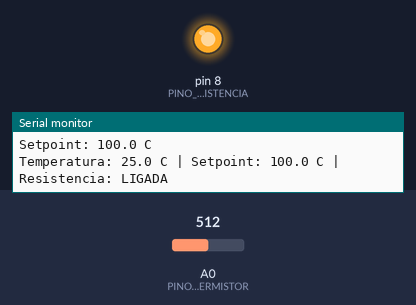
The sketch below on a simulated Arduino Uno, built with avr-gcc and run on an emulated ATmega328P. On the bench: output pins drawn as LEDs (lit = HIGH), the last lines printed to the serial monitor. The test bench sets the inputs (shaded band); at power-on: A0 (PINO_TERMISTOR) = 512.

Above: at 1.8 s.
1.9 s: A0 (PINO_TERMISTOR) set to 3
3.4 s: A0 (PINO_TERMISTOR) set to 0
At 4.3 s:
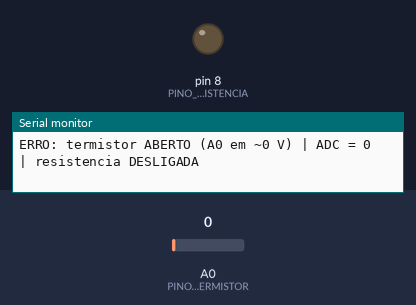
6.4 s: A0 (PINO_TERMISTOR) set to 35
At 7.6 s:
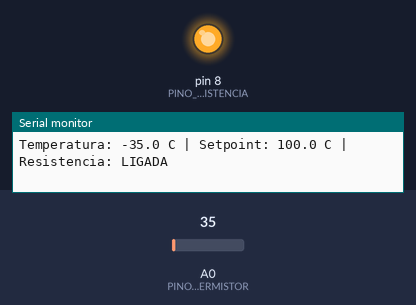
Timing chart, 0 to 9.4 s (numbered marks = the images above; inputs shaded):
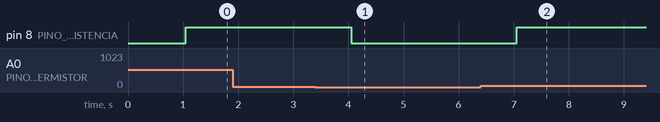

The sketch:

controle_resistencia.ino
```cpp
/*
 * Controle de temperatura de uma resistência com termistor NTC
 *
 * - Lê a temperatura de um termistor NTC e mostra no Monitor Serial.
 * - Mantém a resistência (aquecedor) em 100 °C usando controle
 *   liga/desliga com histerese, via relé, SSR ou MOSFET.
 *
 * Ligações (Arduino Uno/Nano):
 *
 *   5V ---[ NTC 10k ]---+---[ Resistor 10k ]--- GND
 *                       |
 *                       A0
 *
 *   Pino 8 ---> entrada do relé / SSR / gate do MOSFET que aciona a resistência
 *
 * Monitor Serial: 9600 baud.
 */

// ---------------- Pinos ----------------
const int PINO_TERMISTOR   = A0;
const int PINO_RESISTENCIA = 8;

// Se o seu módulo de relé liga com nível BAIXO (comum em módulos de relé),
// troque para true.
const bool RELE_ATIVO_EM_BAIXO = false;

// ---------------- Termistor ----------------
const float R_SERIE        = 10000.0;  // resistor fixo do divisor (ohms)
const float R_NOMINAL      = 10000.0;  // resistência do NTC a 25 °C (ohms)
const float T_NOMINAL      = 25.0;     // temperatura nominal (°C)
const float COEF_BETA      = 3950.0;   // coeficiente Beta do NTC (ver datasheet)
const int   NUM_AMOSTRAS   = 10;       // média de leituras para reduzir ruído

// ---------------- Controle ----------------
const float SETPOINT       = 100.0;    // temperatura desejada (°C)
const float HISTERESE      = 1.0;      // liga abaixo de 99 °C, desliga acima de 101 °C
const float TEMP_SEGURANCA = 120.0;    // acima disso a resistência é desligada por segurança

const unsigned long INTERVALO_MS = 1000;  // período de leitura/impressão

bool resistenciaLigada = false;
unsigned long ultimoTempo = 0;
float ultimoAdc = 0;  // última leitura bruta de A0 (0 a 1023), para diagnóstico

void acionarResistencia(bool ligar) {
  resistenciaLigada = ligar;
  bool nivel = RELE_ATIVO_EM_BAIXO ? !ligar : ligar;
  digitalWrite(PINO_RESISTENCIA, nivel ? HIGH : LOW);
}

// Retorna a temperatura em °C, ou NAN se o sensor estiver aberto/em curto.
float lerTemperatura() {
  long soma = 0;
  for (int i = 0; i < NUM_AMOSTRAS; i++) {
    soma += analogRead(PINO_TERMISTOR);
    delay(5);
  }
  float adc = (float)soma / NUM_AMOSTRAS;
  ultimoAdc = adc;

  // Leituras nos extremos indicam termistor desconectado ou em curto
  if (adc <= 1.0 || adc >= 1022.0) {
    return NAN;
  }

  // NTC no lado do 5V: Vout = 5V * R_SERIE / (R_SERIE + R_NTC)
  float rNtc = R_SERIE * (1023.0 / adc - 1.0);

  // Equação Beta: 1/T = 1/T0 + (1/B) * ln(R/R0)
  float tempK = 1.0 / (1.0 / (T_NOMINAL + 273.15) + log(rNtc / R_NOMINAL) / COEF_BETA);
  return tempK - 273.15;
}

void setup() {
  // Define o nível "desligado" antes de configurar o pino como saída,
  // para o relé não pulsar na inicialização
  acionarResistencia(false);
  pinMode(PINO_RESISTENCIA, OUTPUT);

  Serial.begin(9600);
  Serial.println(F("Controle de temperatura iniciado"));
  Serial.print(F("Setpoint: "));
  Serial.print(SETPOINT, 1);
  Serial.println(F(" C"));
}

void loop() {
  unsigned long agora = millis();
  if (agora - ultimoTempo < INTERVALO_MS) {
    return;
  }
  ultimoTempo = agora;

  float temperatura = lerTemperatura();

  if (isnan(temperatura)) {
    acionarResistencia(false);
    // A0 perto de 0 V: NTC aberto ou sem 5V. A0 perto de 5 V: NTC em curto ou sem o resistor para GND.
    if (ultimoAdc <= 1.0) {
      Serial.print(F("ERRO: termistor ABERTO (A0 em ~0 V)"));
    } else {
      Serial.print(F("ERRO: termistor EM CURTO (A0 em ~5 V)"));
    }
    Serial.print(F(" | ADC = "));
    Serial.print(ultimoAdc, 0);
    Serial.println(F(" | resistencia DESLIGADA"));
    return;
  }

  if (temperatura >= TEMP_SEGURANCA) {
    acionarResistencia(false);
  } else if (temperatura < SETPOINT - HISTERESE) {
    acionarResistencia(true);
  } else if (temperatura > SETPOINT + HISTERESE) {
    acionarResistencia(false);
  }
  // Dentro da faixa de histerese o estado atual é mantido

  Serial.print(F("Temperatura: "));
  Serial.print(temperatura, 1);
  Serial.print(F(" C | Setpoint: "));
  Serial.print(SETPOINT, 1);
  Serial.print(F(" C | Resistencia: "));
  Serial.print(resistenciaLigada ? F("LIGADA") : F("DESLIGADA"));
  if (temperatura >= TEMP_SEGURANCA) {
    Serial.print(F(" (limite de seguranca!)"));
  }
  Serial.println();
}
```

Measured:
- the behaviour switches between 2 and 1 on A0 (PINO_TERMISTOR) (found by bisection; images 0 and 1)
- after the input at 3.4 s, pin 8 (PINO_RESISTENCIA): HIGH → LOW after 0.65 s
- after the input at 6.4 s, pin 8 (PINO_RESISTENCIA): LOW → HIGH after 0.65 s
